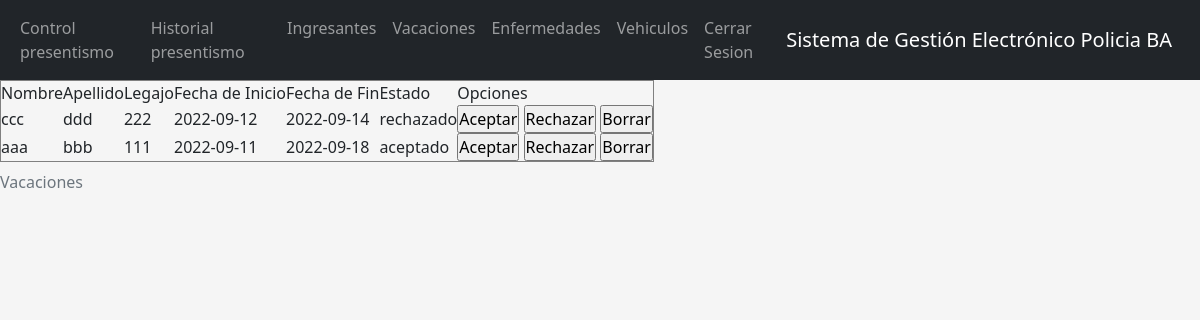
Page /administradores/vacaciones.php (signed in) on the committed database.
### tables this page shows
CREATE TABLE `vacaciones` (
  `vacaciones_id` int(11) NOT NULL,
  `policia_id` int(11) NOT NULL,
  `fecha_inicio` date NOT NULL,
  `fecha_fin` date NOT NULL,
  `estado` varchar(15) NOT NULL
);

CREATE TABLE `policias` (
  `policia_id` int(11) NOT NULL,
  `nombre` varchar(50) NOT NULL,
  `apellido` varchar(50) NOT NULL,
  `legajo` int(10) NOT NULL,
  `nivel_usuario` varchar(10) NOT NULL,
  `estado` varchar(10) NOT NULL,
  `servicio` varchar(10) DEFAULT NULL
);

### administradores/vacaciones.php (the view, shortened to what this page needs)
<?php
    include("../conexion.php");
    $sql="SELECT vacaciones.vacaciones_id, policias.nombre , policias.apellido , policias.legajo,
    vacaciones.fecha_inicio, vacaciones.fecha_fin , vacaciones.estado
    FROM vacaciones INNER JOIN policias on vacaciones.policia_id = policias.policia_id";
    $rta= mysqli_query($conexion,$sql) or
    die("Problemas en el select:".mysqli_error($conexion));
    include("cabeceraA.php");
?>
    <table border="1">
        <caption>Vacaciones</caption>
        <tr>
            <td>Nombre</td>
            <td>Apellido</td>
            <td>Legajo</td>
            <td>Fecha de Inicio</td>
            <td>Fecha de Fin</td>
            <td>Estado</td>
            <td>Opciones</td>
        </tr>
    <?php
        while ($mostrar = mysqli_fetch_array($rta))
        {
    ?>
        <tr>
            <td> <?php echo $mostrar['nombre'] ?> </td>
            <td> <?php echo $mostrar['apellido'] ?> </td>
            <td> <?php echo $mostrar['legajo'] ?> </td>
            <td> <?php echo $mostrar['fecha_inicio'] ?> </td>
            <td> <?php echo $mostrar['fecha_fin'] ?> </td>
            <td> <?php echo $mostrar['estado'] ?> </td>
            <td>
                <form method="POST">
                    <input type="submit" name="opcion" value="Aceptar">
                    <input type="submit" name="opcion" value="Rechazar">
                    <input type="submit" name="opcion" value="Borrar">
                </form>
            </td>
        </tr>
    <?php
        }
    ?>
    </table>
</body>
</html>

### estilos/index.css (style rules this page uses)
* { padding: 0; margin: 0; }
body { background-color: whitesmoke; }

### rows in the picture
vacaciones: policia.nombre "ccc", policia.apellido "ddd", policia.legajo "222", fecha_inicio "2022-09-12", fecha_fin "2022-09-14", estado "rechazado"
vacaciones: policia.nombre "aaa", policia.apellido "bbb", policia.legajo "111", fecha_inicio "2022-09-11", fecha_fin "2022-09-18", estado "aceptado"
